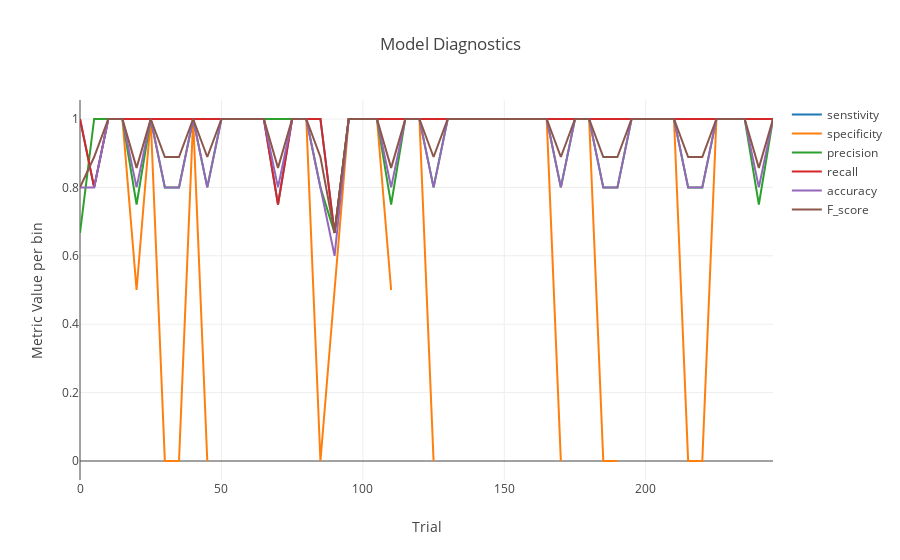

The notebook cell saved with this chart:
### Code cell
X_vector = metrics['group_midpoint']
y = metrics['senstivity']

fig = go.Figure()
for _y in ['senstivity', 'specificity', 'precision', 'recall', 'accuracy', 'F_score']:
    fig = RescorlaWagnerPlots.plot_metric(x_vector, metrics[_y], name=_y, fig=fig, color=None, dash='solid')

fig.update_layout(template='none', title='Model Diagnostics', xaxis_title='Trial', yaxis_title='Metric Value per bin')
fig.show()

### Figure 1 — Plotly figure (JSON) as saved in the notebook; plotly's stock layout.template omitted (floating-point values rounded to 4 significant figures)
{"data": [{"line": {"dash": "solid"}, "mode": "lines", "name": "senstivity", "type": "scatter", "x": [0, 5, 10, 15, 20, 25, 30, 35, 40, 45, 50, 55, 60, 65, 70, 75, 80, 85, 90, 95, 100, 105, 110, 115, 120, 125, 130, 135, 140, 145, 150, 155, 160, 165, 170, 175, 180, 185, 190, 195, 200, 205, 210, 215, 220, 225, 230, 235, 240, 245], "y": [1, 0.8, 1, 1, 1, 1, 1, 1, 1, 1, 1, 1, 1, 1, 0.75, 1, 1, 1, 0.6667, 1, 1, 1, 1, 1, 1, 1, 1, 1, 1, 1, 1, 1, 1, 1, 1, 1, 1, 1, 1, 1, 1, 1, 1, 1, 1, 1, 1, 1, 1, 1]}, {"line": {"dash": "solid"}, "mode": "lines", "name": "specificity", "type": "scatter", "x": [0, 5, 10, 15, 20, 25, 30, 35, 40, 45, 50, 55, 60, 65, 70, 75, 80, 85, 90, 95, 100, 105, 110, 115, 120, 125, 130, 135, 140, 145, 150, 155, 160, 165, 170, 175, 180, 185, 190, 195, 200, 205, 210, 215, 220, 225, 230, 235, 240, 245], "y": [0.6667, null, 1, 1, 0.5, 1, 0, 0, 1, 0, null, null, 1, null, 1, 1, 1, 0, 0.5, 1, null, 1, 0.5, null, 1, 0, null, 1, null, null, 1, 1, 1, 1, 0, null, 1, 0, 0, null, 1, null, 1, 0, 0, 1, null, null, 0.5, null]}, {"line": {"dash": "solid"}, "mode": "lines", "name": "precision", "type": "scatter", "x": [0, 5, 10, 15, 20, 25, 30, 35, 40, 45, 50, 55, 60, 65, 70, 75, 80, 85, 90, 95, 100, 105, 110, 115, 120, 125, 130, 135, 140, 145, 150, 155, 160, 165, 170, 175, 180, 185, 190, 195, 200, 205, 210, 215, 220, 225, 230, 235, 240, 245], "y": [0.6667, 1, 1, 1, 0.75, 1, 0.8, 0.8, 1, 0.8, 1, 1, 1, 1, 1, 1, 1, 0.8, 0.6667, 1, 1, 1, 0.75, 1, 1, 0.8, 1, 1, 1, 1, 1, 1, 1, 1, 0.8, 1, 1, 0.8, 0.8, 1, 1, 1, 1, 0.8, 0.8, 1, 1, 1, 0.75, 1]}, {"line": {"dash": "solid"}, "mode": "lines", "name": "recall", "type": "scatter", "x": [0, 5, 10, 15, 20, 25, 30, 35, 40, 45, 50, 55, 60, 65, 70, 75, 80, 85, 90, 95, 100, 105, 110, 115, 120, 125, 130, 135, 140, 145, 150, 155, 160, 165, 170, 175, 180, 185, 190, 195, 200, 205, 210, 215, 220, 225, 230, 235, 240, 245], "y": [1, 0.8, 1, 1, 1, 1, 1, 1, 1, 1, 1, 1, 1, 1, 0.75, 1, 1, 1, 0.6667, 1, 1, 1, 1, 1, 1, 1, 1, 1, 1, 1, 1, 1, 1, 1, 1, 1, 1, 1, 1, 1, 1, 1, 1, 1, 1, 1, 1, 1, 1, 1]}, {"line": {"dash": "solid"}, "mode": "lines", "name": "accuracy", "type": "scatter", "x": [0, 5, 10, 15, 20, 25, 30, 35, 40, 45, 50, 55, 60, 65, 70, 75, 80, 85, 90, 95, 100, 105, 110, 115, 120, 125, 130, 135, 140, 145, 150, 155, 160, 165, 170, 175, 180, 185, 190, 195, 200, 205, 210, 215, 220, 225, 230, 235, 240, 245], "y": [0.8, 0.8, 1, 1, 0.8, 1, 0.8, 0.8, 1, 0.8, 1, 1, 1, 1, 0.8, 1, 1, 0.8, 0.6, 1, 1, 1, 0.8, 1, 1, 0.8, 1, 1, 1, 1, 1, 1, 1, 1, 0.8, 1, 1, 0.8, 0.8, 1, 1, 1, 1, 0.8, 0.8, 1, 1, 1, 0.8, 1]}, {"line": {"dash": "solid"}, "mode": "lines", "name": "F_score", "type": "scatter", "x": [0, 5, 10, 15, 20, 25, 30, 35, 40, 45, 50, 55, 60, 65, 70, 75, 80, 85, 90, 95, 100, 105, 110, 115, 120, 125, 130, 135, 140, 145, 150, 155, 160, 165, 170, 175, 180, 185, 190, 195, 200, 205, 210, 215, 220, 225, 230, 235, 240, 245], "y": [0.8, 0.8889, 1, 1, 0.8571, 1, 0.8889, 0.8889, 1, 0.8889, 1, 1, 1, 1, 0.8571, 1, 1, 0.8889, 0.6667, 1, 1, 1, 0.8571, 1, 1, 0.8889, 1, 1, 1, 1, 1, 1, 1, 1, 0.8889, 1, 1, 0.8889, 0.8889, 1, 1, 1, 1, 0.8889, 0.8889, 1, 1, 1, 0.8571, 1]}], "layout": {"title": {"text": "Model Diagnostics"}, "xaxis": {"title": {"text": "Trial"}}, "yaxis": {"title": {"text": "Metric Value per bin"}}}}
